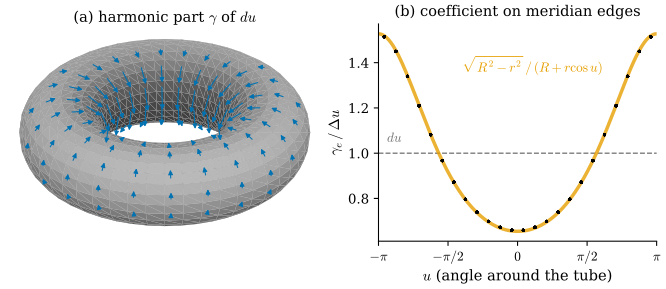

This chart was generated by the following Python code:
"""Figure 45.1.2: the harmonic part of du on the torus of revolution (Section 45.1, Example 45.1.17).

Mesh: dgmesh.torus_mesh(2, 0.8, 24, 48), i.e. T_{R,r} with (R, r) = (2, 0.8) sampled at u = 2 pi i/24 (around the
tube) and v = 2 pi j/48 (around the z-axis). omega = R_1(du) = wrap(d0 u) (exact on every edge, closed, not exact).
gamma = omega - d0 alpha with d0^T star1 d0 alpha = d0^T star1 omega (Theorem 45.1.16(a)); the smooth harmonic form
in the class of du is gamma_s = (sqrt(R^2 - r^2) / (R + r cos u)) du (Example 45.1.17).
(a) the mesh (view elev 30, azim -60, painter's algorithm, faces facing away culled) shaded by |gamma^sharp| at the face
    barycenters (Whitney interpolant; light = small, dark = large), with blue arrows (0.3 times the true length) on
    the faces 2(i nv + j) with i, j even that face the viewer.
(b) the coefficient gamma_e / Delta u on the 24 x 48 meridian edges (Delta v = 0) against u at the edge midpoint
    (black dots, all 48 longitudes on top of each other), the exact coefficient sqrt(R^2 - r^2)/(R + r cos u)
    (orange) and the coefficient 1 of du itself (gray dashed).
Self-checks: max |gamma - R_1(gamma_s)| < 1e-3; d1 gamma = 0 and d0^T star1 gamma = 0 to 1e-12; the period of gamma
around a meridian loop is 2 pi.
Interactive version: the same mesh with the arrows on every face.

Run from the project root: PYTHONPATH=tools python3 chapters/45-vector-field-design/figures/fig-45-1-2-torus-harmonic.py
"""

import pathlib
import sys

import dgdec as dd
import dgmesh as dm
import dgfig

dgfig.setup()
import matplotlib.pyplot as plt  # noqa: E402
import numpy as np  # noqa: E402
from matplotlib.collections import PolyCollection  # noqa: E402

sys.path.insert(0, str(pathlib.Path(__file__).resolve().parents[1] / "lib"))
import ch45  # noqa: E402

col = dgfig.COLORS
R, r, nu, nv = 2.0, 0.8, 24, 48
V, F = dm.torus_mesh(R, r, nu, nv)
E, _ = dd.edge_list(F)
D0, D1, s1 = dd.d0(F, len(V)), dd.d1(F), dd.hodge1(V, F)
u = np.arctan2(V[:, 2], np.hypot(V[:, 0], V[:, 1]) - R)
v = np.arctan2(V[:, 1], V[:, 0])
du, dv = ch45.wrap(D0 @ u), ch45.wrap(D0 @ v)
gamma = ch45.harmonic_basis(D0, s1, du[None])[0]
c = np.sqrt(R * R - r * r)
ex = np.zeros(len(E))
for t, w in zip(ch45.GL_T, ch45.GL_W):
    ex += w * c / (R + r * np.cos(u[E[:, 0]] + t * du)) * du
err = np.abs(gamma - ex).max()
assert err < 1e-3, err
assert np.abs(D1 @ gamma).max() < 1e-12 and np.abs(D0.T @ (s1 * gamma)).max() < 1e-12
loop = np.zeros(len(E))                              # meridian loop j = 0: vertices i*nv, i = 0..nu-1
_, idx = dd.edge_list(F)
for i in range(nu):
    a, b = i * nv, ((i + 1) % nu) * nv
    loop[idx[(min(a, b), max(a, b))]] += 1.0 if a < b else -1.0
assert abs(abs(loop @ gamma) - 2 * np.pi) < 1e-10
mer = (dv == 0) & (du != 0)
print(f"max |gamma - R_1(gamma_s)| = {err:.2e}; meridian coefficient {np.min(gamma[mer] / du[mer]):.4f} .. "
      f"{np.max(gamma[mer] / du[mer]):.4f}")

X = dd.whitney_at_barycenters(V, F, gamma)
mag = np.linalg.norm(X, axis=1)
cam = dm.Ortho(elev=30, azim=-60)
Nf = dm.face_normals(V, F)
cen = V[F].mean(1)
vis = Nf @ cam.view > 0
order = np.argsort(cam.depth(cen))
order = order[vis[order]]
light = np.clip(0.6 + 0.4 * (Nf @ ch45.unit(np.array([0.3, -0.4, 0.9]))), 0.35, 1.0)
cm = plt.get_cmap("Greys")
fc = cm(0.08 + 0.62 * mag / mag.max())
fc[:, :3] *= light[:, None]
fig, (axa, axb) = plt.subplots(1, 2, figsize=(7.0, 3.1), gridspec_kw={"width_ratios": [1.15, 1.0]})
axa.add_collection(PolyCollection(cam(V[F[order]]), facecolors=fc[order], edgecolors="#9A9A9A", linewidths=0.15))
fi, fj = (np.arange(len(F)) // 2) // nv, (np.arange(len(F)) // 2) % nv   # quad (i, j) of each face
front = vis & (Nf @ cam.view > 0.25) & (np.arange(len(F)) % 2 == 0) & (fi % 2 == 0) & (fj % 2 == 0)
for f in np.where(front)[0]:
    a0, a1 = cam(cen[f]), cam(cen[f] + 0.3 * X[f])
    axa.annotate("", xy=a1, xytext=a0, arrowprops=dict(arrowstyle="-|>", color=col["tangent"], lw=0.8,
                                                       mutation_scale=7), zorder=4)
axa.set_aspect("equal")
axa.autoscale_view()
axa.set_axis_off()
axa.set_title(r"(a) harmonic part $\gamma$ of $du$", fontsize=11)
mer = (dv == 0) & (du != 0)
um = ch45.wrap(u[E[mer, 0]] + du[mer] / 2)
tt = np.linspace(-np.pi, np.pi, 400)
axb.axhline(1.0, color=col["aux"], lw=1.0, ls="--", zorder=1)
axb.plot(tt, c / (R + r * np.cos(tt)), color=col["accent"], lw=2.6, alpha=0.8, zorder=2)
axb.plot(um, gamma[mer] / du[mer], ".", color=col["main"], ms=2.5, zorder=3)
axb.text(-2.95, 1.05, r"$du$", fontsize=10, color=col["aux"])
axb.text(-1.25, 1.36, r"$\sqrt{R^2 - r^2}\,/\,(R + r\cos u)$", fontsize=10, color=col["accent"])
axb.set_xlabel(r"$u$ (angle around the tube)")
axb.set_ylabel(r"$\gamma_e\,/\,\Delta u$")
axb.set_xticks([-np.pi, -np.pi / 2, 0, np.pi / 2, np.pi])
axb.set_xticklabels([r"$-\pi$", r"$-\pi/2$", r"$0$", r"$\pi/2$", r"$\pi$"])
axb.set_xlim(-np.pi, np.pi)
axb.set_title(r"(b) coefficient on meridian edges", fontsize=11)
axb.spines[["top", "right"]].set_visible(False)
fig.subplots_adjust(left=0.01, right=0.98, top=0.9, bottom=0.17, wspace=0.18)
dgfig.save(fig, __file__)

mesh = dm.plotly_mesh(V, F, intensity=mag, colorscale="Greys", cmin=0.0, cmax=float(mag.max()) * 1.6,
                      name="|gamma|", hovertemplate="|gamma| = %{intensity:.3f}<extra></extra>")
arrows = dm.plotly_arrows(cen, 0.12 * X, color=col["tangent"], width=3, cone=0.05, name="gamma")
dm.plotly_save([mesh, dm.plotly_edges(V, F, color="#9A9A9A", width=0.6)] + arrows, __file__,
               "torus_mesh(2, 0.8, 24, 48): harmonic part of du (arrows 0.12 x true length)", "fig-45-1-2")
